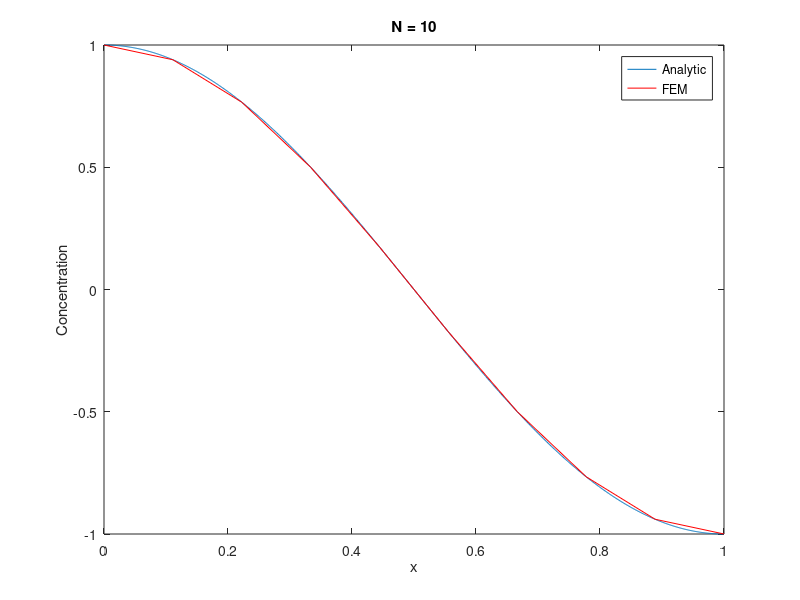

MATLAB code for this plot: (Note: this script raises an error after producing the figure.)
disp('busy');clear all;close all;

%%%%%%%%%%%%%%%%%%%%%%%%%%%%%%%%%%%%%%%%%%%%%%%%%%%%%%%%%%%%%%%%%%%%%%%%%%%%%%%%%%%%%

total_iterations = 500;
delta_t = 1e-3;

N = 10;
diffusion_speed = 0.1;

%%%%%%%%%%%%%%%%%%%%%%%%%%%%%%%%%%%%%%%%%%%%%%%%%%%%%%%%%%%%%%%%%%%%%%%%%%%%%%%%%%%%%

movie_logical = 1;

axis_values = [0 1 -1 1 0 1];
movie_period = 1;
frame_counter = 0;

%%%%%%%%%%%%%%%%%%%%%%%%%%%%%%%%%%%%%%%%%%%%%%%%%%%%%%%%%%%%%%%%%%%%%%%%%%%%%%%%%%%%%

xy_min = 0;
xy_max = 1;

x = linspace(xy_min,xy_max,N);
y = linspace(xy_min,xy_max,N);

[x,y] = meshgrid(x,y);

x = x(:); y = y(:);

FEM_elements = delaunay(x,y);

node_positions = [x(:) y(:)];

%%%%%%%%%%%%%%%%%%%%%%%%%%%%%%%%%%%%%%%%%%%%%%%%%%%%%%%%%%%%%%%%%%%%%%%%%%%%%%%%%%%%%

Dpp = cos(pi*node_positions(:,1));

%%%%%%%%%%%%%%%%%%%%%%%%%%%%%%%%%%%%%%%%%%%%%%%%%%%%%%%%%%%%%%%%%%%%%%%%%%%%%%%%%%%%%

screen_size = get(0,'screensize');
figure_position =...
	[(screen_size(3)-5/4*screen_size(4))/2 0 5/4*screen_size(4) screen_size(4)];

hf = figure('outerposition',figure_position,'color','white');
% ha = axes('outerposition',[0.3 0.1 0.4 0.8]);

if ~movie_logical
    subplot(1,2,1)
end    

% trisurf(FEM_elements,node_positions(:,1),node_positions(:,2),Dpp);
% axis(axis_values);
% axis off;
% grid off;
% view(FEM_angle);
% drawnow;

x_true = linspace(0,1,1000);
y_true = cos(pi*x_true);

plot(x_true,y_true);
hold on;
plot(linspace(xy_min,xy_max,N),Dpp(node_positions(:,2)>(1-1/(2*N))),'r')
axis(axis_values);
xlabel('x');
ylabel('Concentration')
legend('Analytic','FEM')
title(['N = ',num2str(N)])
drawnow;

%%%%%%%%%%%%%%%%%%%%%%%%%%%%%%%%%%%%%%%%%%%%%%%%%%%%%%%%%%%%%%%%%%%%%%%%%%%%%%%%%%%%%

for iteration = 1:total_iterations

    previous_node_positions = node_positions;    

    [I,J,AV,MV] =...
        Stiff2D(delta_t,FEM_elements,node_positions,previous_node_positions);

    lap_matrix = sparse(I,J,AV);
    mass_matrix = sparse(I,J,MV);
        
    COEFF_MAT = mass_matrix + 0.5*delta_t*(diffusion_speed*lap_matrix);
    rhs = (mass_matrix - 0.5*delta_t*(diffusion_speed*lap_matrix))*Dpp;
        
    Dpp = COEFF_MAT\rhs;
    
    if movie_logical && ~rem(iteration,movie_period)

        cla;
        y_true = cos(pi*x_true)*exp(-pi^2*diffusion_speed*(delta_t*iteration));
        plot(x_true,y_true);
        hold on;
        plot(linspace(xy_min,xy_max,N),Dpp(node_positions(:,2)>(1-1/(2*N))),'r');
        axis(axis_values);
        drawnow;
    
    end
     
end

%%%%%%%%%%%%%%%%%%%%%%%%%%%%%%%%%%%%%%%%%%%%%%%%%%%%%%%%%%%%%%%%%%%%%%%%%%%%%%%%%%%%%

if ~movie_logical
    
    subplot(1,2,2)
    y_true = cos(pi*x_true)*exp(-pi^2*(delta_t*iteration));
    plot(x_true,y_true);
    hold on;
    plot(linspace(xy_min,xy_max,N),Dpp(node_positions(:,2)>(1-1/(2*N))),'r');
    axis([0 1 0 1]);
    drawnow;

end